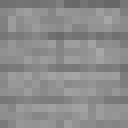
#> input picture scripts/base/vlf_trees_plank_base.png, 16 x 16 px (shown 8 times larger); its folder holds only this picture in this run
$ python colorize_planks.py base base out
#> lines starting #> are read from the running program, lines starting #| are printed output that depends on the picture
#> in generate_all_combinations, color_image is the input picture: PIL image 16x16 RGBA; mean R, G, B, A 139.9, 139.9, 139.9, 255
#!/usr/bin/env python3
"""
VoxelForge Reimagined - Plank Colorization Script
Takes a base plank texture and colorizes it for each wood type using proper color mapping.
"""

import os
import sys
from PIL import Image, ImageEnhance
import numpy as np
from pathlib import Path

# Realistic wood type color palettes based on actual wood characteristics
WOOD_PALETTES = {
    "oak_planks": {
        "base": (218, 165, 103),        # Classic oak honey tone
        "highlight": (242, 201, 142),   # Light oak highlights
        "shadow": (168, 124, 78),       # Medium oak shadow
        "dark": (134, 98, 62),          # Dark oak grain
        "temperature": "warm",          # Warm undertones
        "saturation": 1.1               # Slightly saturated
    },
    "spruce_planks": {
        "base": (196, 154, 108),        # Cool spruce tone
        "highlight": (218, 176, 130),   # Light spruce
        "shadow": (156, 122, 86),       # Spruce shadow
        "dark": (118, 92, 65),          # Dark spruce grain
        "temperature": "cool",          # Cool undertones
        "saturation": 0.95              # Slightly desaturated
    },
    "birch_planks": {
        "base": (248, 231, 185),        # Pale birch
        "highlight": (255, 248, 220),   # Very light birch
        "shadow": (228, 208, 165),      # Birch shadow
        "dark": (198, 178, 142),        # Birch grain
        "temperature": "neutral",       # Neutral temperature
        "saturation": 0.85              # Low saturation
    },
    "jungle_planks": {
        "base": (188, 134, 74),         # Rich jungle wood
        "highlight": (218, 164, 104),   # Jungle highlights
        "shadow": (148, 104, 54),       # Deep jungle shadow
        "dark": (118, 84, 44),          # Dark jungle grain
        "temperature": "warm",          # Warm tropical tone
        "saturation": 1.2               # More saturated
    },
    "acacia_planks": {
        "base": (208, 128, 64),         # Orange-red acacia
        "highlight": (238, 158, 94),    # Bright acacia
        "shadow": (168, 98, 44),        # Acacia shadow
        "dark": (138, 78, 34),          # Dark acacia grain
        "temperature": "warm",          # Very warm
        "saturation": 1.25              # High saturation
    },
    "dark_oak_planks": {
        "base": (101, 67, 33),          # Dark chocolate oak
        "highlight": (131, 87, 53),     # Dark oak highlights
        "shadow": (81, 54, 26),         # Very dark shadow
        "dark": (61, 40, 19),           # Almost black grain
        "temperature": "warm",          # Warm but muted
        "saturation": 1.0               # Natural saturation
    },
    "pine_planks": {
        "base": (218, 188, 138),        # Light pine
        "highlight": (238, 208, 158),   # Pale pine highlights
        "shadow": (188, 158, 108),      # Pine shadow
        "dark": (158, 128, 88),         # Pine grain
        "temperature": "cool",          # Cool pine tone
        "saturation": 0.9               # Slightly muted
    },
    "sakura_planks": {
        "base": (238, 188, 168),        # Warm pink sakura
        "highlight": (255, 218, 198),   # Light sakura
        "shadow": (208, 158, 138),      # Sakura shadow
        "dark": (178, 128, 108),        # Dark sakura grain
        "temperature": "warm",          # Warm pink undertones
        "saturation": 1.15              # Enhanced pink saturation
    }
}

class PlankColorizer:
    def __init__(self, color_dir, pattern_dir, output_dir):
        self.color_dir = Path(color_dir)
        self.pattern_dir = Path(pattern_dir)
        self.output_dir = Path(output_dir)
        self.output_dir.mkdir(parents=True, exist_ok=True)

        if not self.color_dir.exists():
            raise FileNotFoundError(f"Color directory not found: {color_dir}")
        if not self.pattern_dir.exists():
            raise FileNotFoundError(f"Pattern directory not found: {pattern_dir}")

        print(f"Color directory: {self.color_dir}")
        print(f"Pattern directory: {self.pattern_dir}")
        print(f"Output directory: {self.output_dir}")

        # Find all images
        self.color_files, self.pattern_files = self.find_all_images()
        total_combinations = len(self.color_files) * len(self.pattern_files)
        print(f"Will generate {total_combinations} combinations")

    def find_all_images(self):
        """Find all color and pattern images."""
        # Supported image extensions
        image_extensions = {'.png', '.jpg', '.jpeg', '.bmp', '.tiff', '.tga'}

        # Get all image files from both directories
        color_files = []
        pattern_files = []

        for file_path in self.color_dir.iterdir():
            if file_path.suffix.lower() in image_extensions:
                color_files.append(file_path)

        for file_path in self.pattern_dir.iterdir():
            if file_path.suffix.lower() in image_extensions:
                pattern_files.append(file_path)

        print(f"  Found {len(color_files)} color images")
        print(f"  Found {len(pattern_files)} pattern images")

        return color_files, pattern_files


    def extract_brightest_color(self, color_image):
        """Extract the brightest color from a color image."""
        color_array = np.array(color_image)

        # Find the brightest pixel (highest luminance)
        rgb_array = color_array[:, :, :3]
        luminance = 0.299 * rgb_array[:, :, 0] + 0.587 * rgb_array[:, :, 1] + 0.114 * rgb_array[:, :, 2]

        # Find the coordinates of the brightest pixel
        max_lum_idx = np.unravel_index(np.argmax(luminance), luminance.shape)
#> max_lum_idx = (6, 12)
        brightest_color = color_array[max_lum_idx][:3]  # RGB only
#> brightest_color = [167, 167, 167]

        return brightest_color

    def colorize_texture(self, color_image, pattern_image):
        """Colorize using color image and greyscale pattern."""

        # Extract the brightest color from the color image
        brightest_color = self.extract_brightest_color(color_image)
#> brightest_color = [167, 167, 167]

        # Convert pattern image to numpy arrays
        pattern_array = np.array(pattern_image, dtype=np.float32)
        pattern_alpha = pattern_array[:, :, 3] if pattern_image.mode == 'RGBA' else None

        # Get greyscale values from pattern (use red channel since it should be greyscale)
        greyscale = pattern_array[:, :, 0]

        # Create result array
        height, width = greyscale.shape
#> height = 16; width = 16
        result_array = np.zeros((height, width, 3), dtype=np.float32)

        # Normalize greyscale to 0-1 range
        grey_normalized = greyscale / 255.0

        # Simple colorization: multiply the brightest color by the greyscale pattern
        target_color = np.array(brightest_color, dtype=np.float32)
#> target_color = [167, 167, 167]

        for y in range(height):
            for x in range(width):
                grey_val = grey_normalized[y, x]

                # Apply the greyscale pattern as a multiplier to the target color
                final_color = target_color * grey_val

                # Clamp values
                final_color = np.clip(final_color, 0, 255)
                result_array[y, x] = final_color

        # Convert back to uint8
        result_array = result_array.astype(np.uint8)

        # Convert to PIL Image
        result_image = Image.fromarray(result_array, 'RGB')
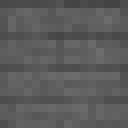
#> result_image: PIL image 16x16 RGB (shown 8 times larger); min 67, max 109, mean 91.1

        # Convert to RGBA and restore alpha channel
        result_rgba = result_image.convert('RGBA')
        if pattern_alpha is not None:
            alpha_channel = Image.fromarray(pattern_alpha.astype(np.uint8), 'L')
#> alpha_channel: PIL image 16x16 L; every value is 255
            result_rgba.putalpha(alpha_channel)

        return result_rgba

    def apply_color_temperature(self, color, temperature):
        """Apply color temperature adjustment to a color."""
        r, g, b = color

        if temperature == "warm":
            # Increase red, slightly decrease blue
            r = min(255, r * 1.05)
            g = min(255, g * 1.02)
            b = min(255, b * 0.95)
        elif temperature == "cool":
            # Decrease red, increase blue
            r = min(255, r * 0.95)
            g = min(255, g * 0.98)
            b = min(255, b * 1.05)
        # neutral temperature = no change

        return (int(r), int(g), int(b))


    def generate_all_combinations(self):
        """Generate all combinations of color and pattern images."""
        if not self.color_files or not self.pattern_files:
            print("No images found!")
            return

        print(f"\nProcessing all combinations...")

        output_counter = 1
        total_combinations = len(self.color_files) * len(self.pattern_files)

        for color_path in self.color_files:
            for pattern_path in self.pattern_files:
                print(f"Processing combination {output_counter}/{total_combinations}")
                print(f"  Color: {color_path.name}")
                print(f"  Pattern: {pattern_path.name}")

                try:
                    # Load the images
                    color_image = Image.open(color_path).convert('RGBA')
                    pattern_image = Image.open(pattern_path).convert('RGBA')

                    # Ensure both images are the same size
                    if color_image.size != pattern_image.size:
                        print(f"  Resizing color image to match pattern size: {pattern_image.size}")
                        color_image = color_image.resize(pattern_image.size, Image.LANCZOS)

                    # Colorize the texture
                    colorized_texture = self.colorize_texture(color_image, pattern_image)

                    # Save with simple numbered filename
                    output_filename = f"{output_counter}.png"
                    output_path = self.output_dir / output_filename

                    colorized_texture.save(output_path)
                    print(f"  Saved: {output_filename}")

                    output_counter += 1

                except Exception as e:
                    print(f"  Error processing combination: {e}")
                    output_counter += 1  # Still increment counter to maintain numbering
                    continue

        print(f"\nColorization complete!")
        print(f"Generated {output_counter - 1} combinations in: {self.output_dir}")
        print(f"Color images: {len(self.color_files)}")
        print(f"Pattern images: {len(self.pattern_files)}")

def main():
    import argparse

    parser = argparse.ArgumentParser(description='Directory-Based Plank Colorization Script')
    parser.add_argument('color_dir', type=str,
                       help='Directory containing solid color images')
    parser.add_argument('pattern_dir', type=str,
                       help='Directory containing greyscale pattern/texture images')
    parser.add_argument('output_dir', type=str,
                       help='Output directory for colorized textures')

    args = parser.parse_args()

    # Get paths
    color_dir = Path(args.color_dir)
    pattern_dir = Path(args.pattern_dir)
    output_dir = Path(args.output_dir)

    try:
        colorizer = PlankColorizer(color_dir, pattern_dir, output_dir)
        colorizer.generate_all_combinations()

    except FileNotFoundError as e:
        print(f"Error: {e}")
        print("Make sure both directories exist:")
        print(f"  Color directory: {color_dir}")
        print(f"  Pattern directory: {pattern_dir}")
        sys.exit(1)
    except Exception as e:
        print(f"Unexpected error: {e}")
        sys.exit(1)

if __name__ == "__main__":
    main()
